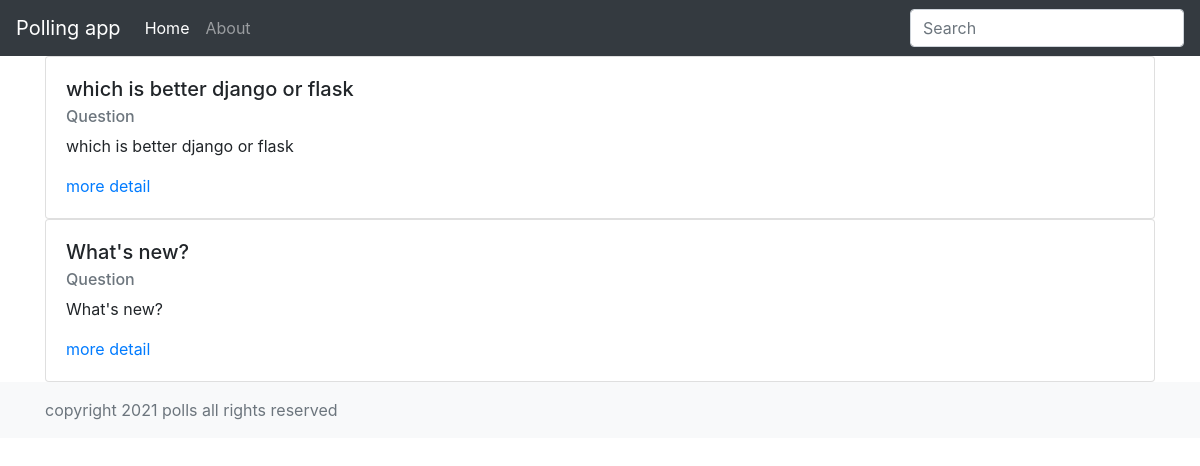
Screenshot of /polls/ with the database file from the repository.
### polls/models.py (models this page shows, shortened)
class Question(models.Model):
	question_text = models.CharField(max_length = 200)
	pub_date = models.DateTimeField('date published')
	def was_published_recently(self):
		now = timezone.now()
		return now - datetime.timedelta(days = 1) <= self.pub_date <= now
	was_published_recently.admin_order_field = 'pub_date'
	was_published_recently.boolean = True
	was_published_recently.short_description = 'published recently?'

### polls/views.py (the view)
# urls.py: path('', views.IndexView.as_view(), name='index'),
class IndexView(generic.ListView):
	template_name = 'polls/index.html'
	context_object_name = 'latest_question_list'
	def get_queryset(self):
		return Question.objects.filter(pub_date__lte = timezone.now()).order_by('-pub_date')[:5]

### polls/templates/polls/index.html
{% extends "polls/extends/main.html" %}
{% block content %}
	{% if latest_question_list %}
			{% for question in latest_question_list %}
				<div class="card">
					<div class="card-body">
						<h5 class="card-title">{{question.question_text}}</h5>
						<h6 class="card-subtitle mb-2 text-muted">Question</h6>
						<p class="card-text">{{question.question_text}}</p>
						<a href="{% url 'polls:detail' question.id %}">more detail</a>
					</div>
				</div>
			{% endfor %}
	{% else %}
		<h4><span class="badge badge-pill badge-info">No polls are available.</span></h4>
		<p></p>
	{% endif %}
{% endblock %}

### rows the page displays
Question: question_text "which is better django or flask"
Question: question_text "What's new?"
